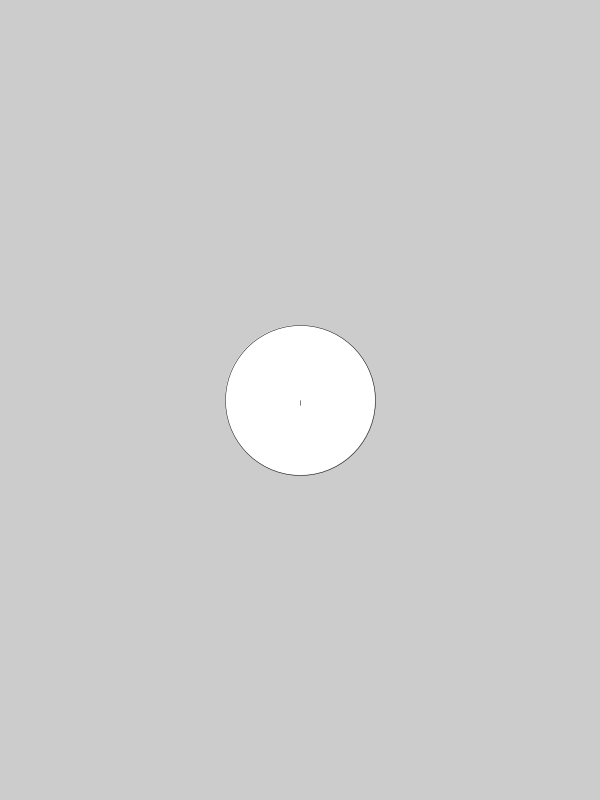
Frame 1 (no input)
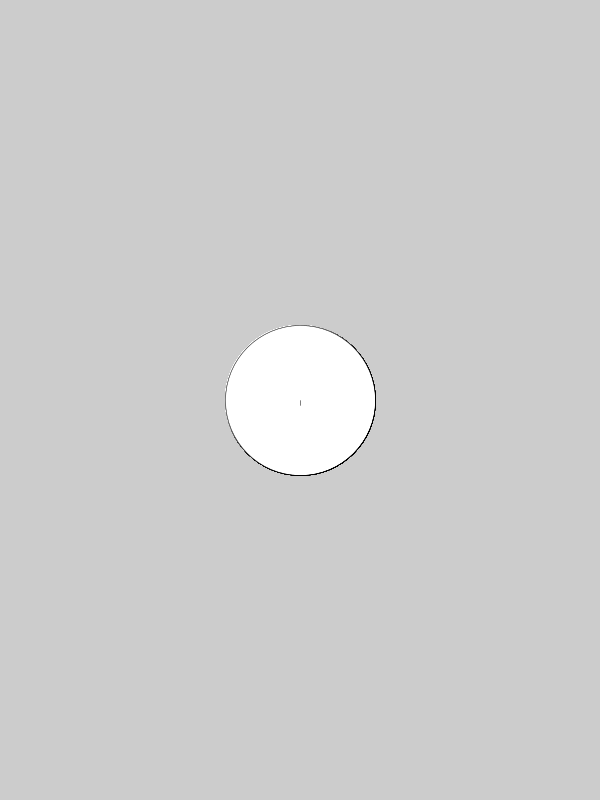
Frame 60 (the mouse pressed at the canvas centre just before this capture)
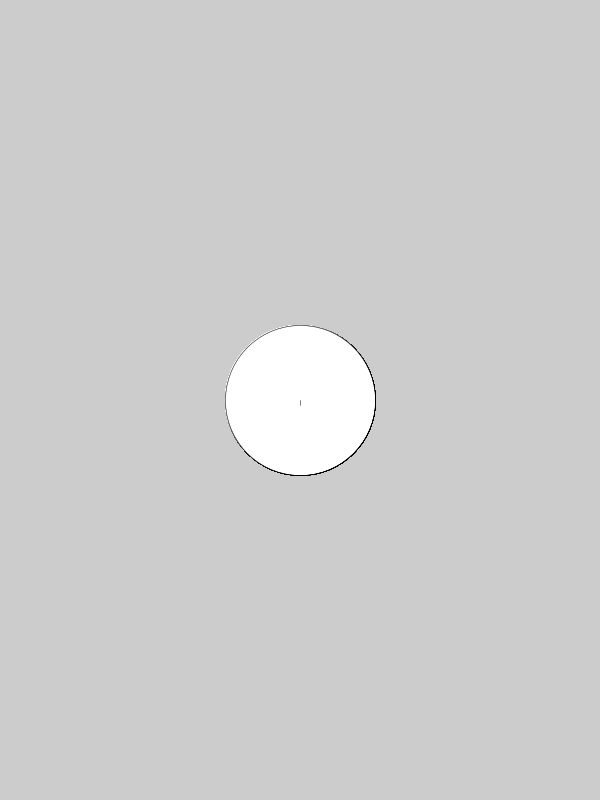
Frame 120 (the mouse held since frame 60 and released just before this capture)

The Processing sketch that drew these frames (run headless with seeded random() and noise(); from frame 60 on, the mouse is pressed at the canvas centre):

// Processing sketch: processing_93997
// ── processing_93997.pde

//width/2-70같이 쓰는건 존나 비효율적 so
float faceX;
float faceY;

void setup(){
  size(600,800);
}
void draw(){
faceX = width/2;
faceY = height/2;
  //종이를 faceX,faceY로 옮기는것 여기서 translatef를 다시쓰면 faceX,faceY가 기준이 되어 옮겨지기 때문에 주의
  translate(faceX, faceY);
  //참고 http://www.processing.org/learning/transform2d/ 
//scale= 스케일뒤에오는 모든 그림의 크기배율조정
scale( 0.5, 0.5);
//second = 지금의 초를 나타낸다
print(second());
ellipse(0,0, 300, 300);
faceX = faceX+random(-3,3);
faceY = faceY+random(-3,3);
line (0,0 , 0, 10);

}
